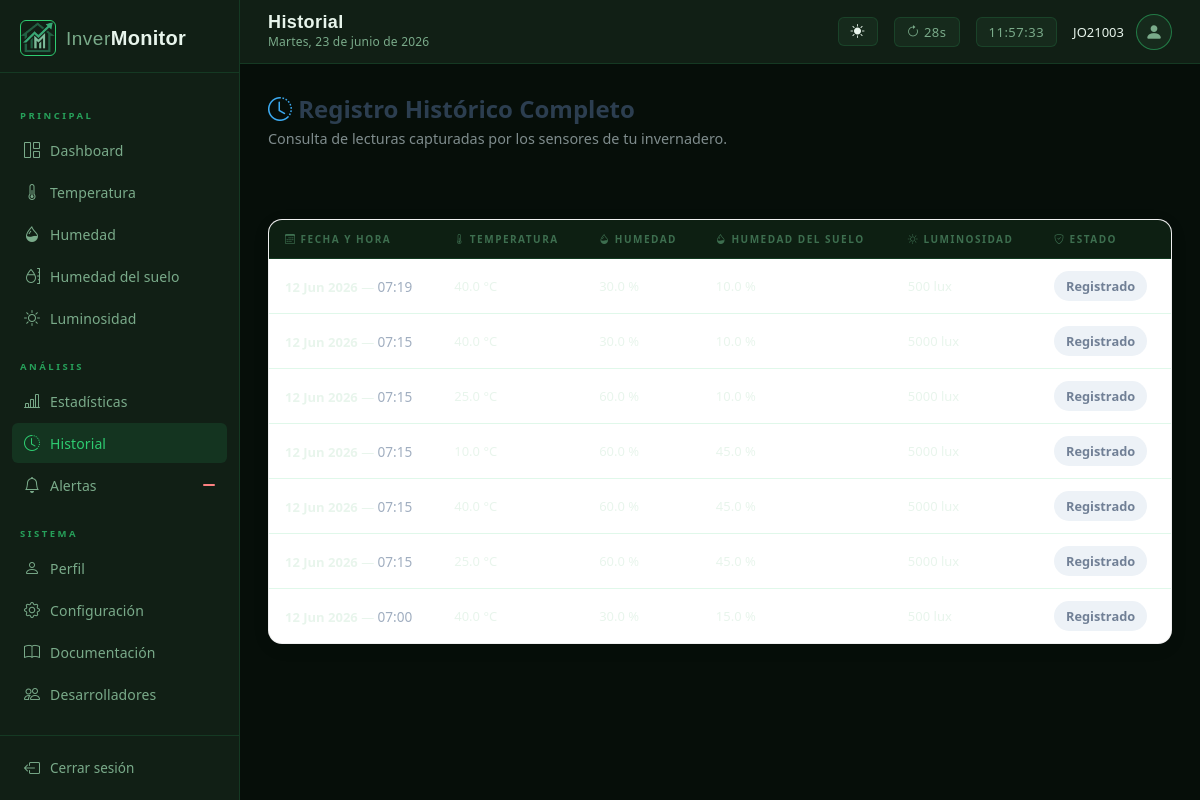
The app's page /historial/ (signed in), older data.
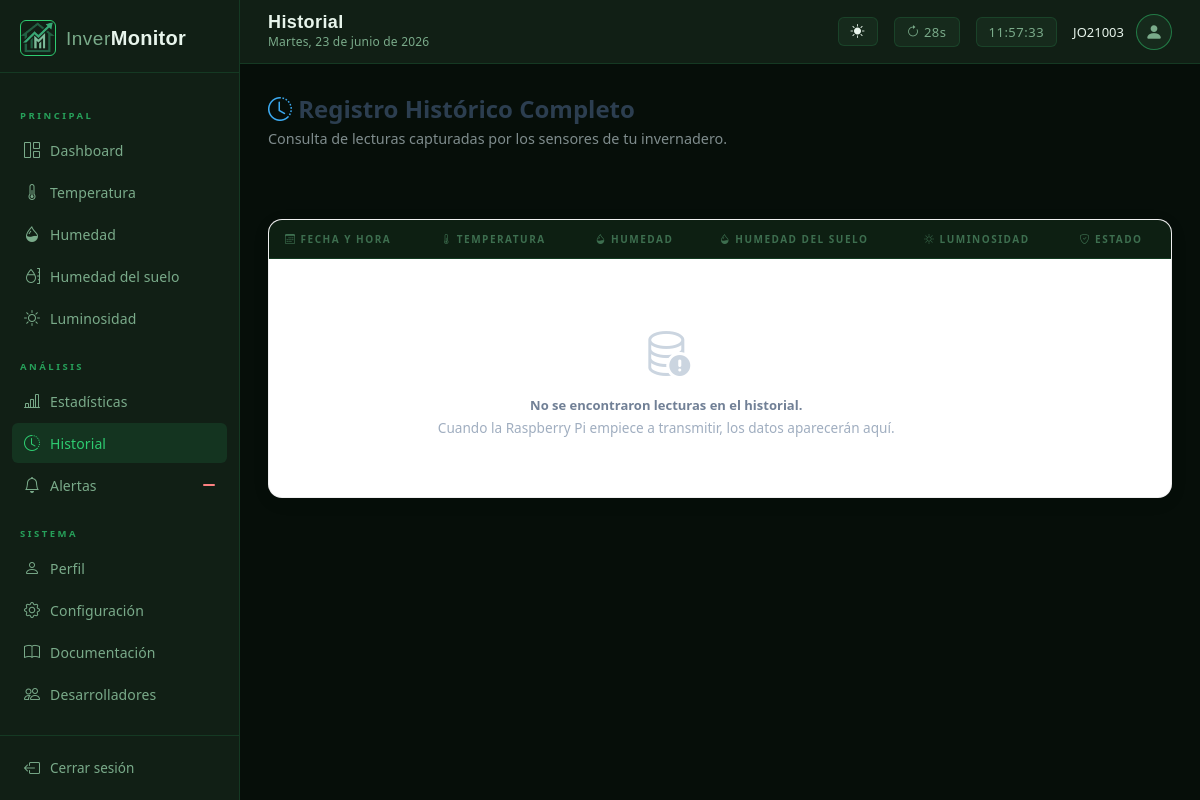
The same page, newer data.
### AppInverMonitor/models.py (models this page shows, shortened)
class RegistroSensor(models.Model):
    usuario       = models.ForeignKey(User, on_delete=models.CASCADE, related_name='registros')
    fecha_hora    = models.DateTimeField(auto_now_add=True, db_index=True)
    temperatura   = models.FloatField()
    humedad       = models.FloatField()
    luminosidad   = models.IntegerField()
    humedad_suelo = models.FloatField()
    class Meta:
        ordering = ['-fecha_hora']
        verbose_name = "Registro de Sensor"
        verbose_name_plural = "Registros de Sensor"

### AppInverMonitor/viewHistorial.py (the view)
# urls.py: path('historial/', viewHistorial.Historial, name='historial'),
@login_required(login_url='login')
def Historial(request):
    registros = request.user.registros.all()
    config = getattr(request.user, 'config_alarma', None)
    return render(request, 'historial.html', {
        'registros': registros,
        'config': config
    })

### AppInverMonitor/Templates/historial.html (shortened to what this page needs)
{% extends "base.html" %}
{% load static %}
{% block content %}
<link rel="stylesheet" href="{% static 'CSS/historial.css' %}">
<link rel="stylesheet" href="{% static 'CSS/dashboard.css' %}">
<head>
</head>
<aside class="sidebar" id="sidebar">
    <div class="sidebar-marca">
        <img src="{% static 'IMG/logo.png' %}" alt="InverMonitor Logo" class="nav-logo-icono">
        <span>Inver<strong>Monitor</strong></span>
    </div>
    <nav class="sidebar-nav">
        <p class="etiqueta-grupo">Principal</p>
        <a href="{% url 'dashboard' %}" class="item-nav">
            <i class="bi bi-grid-1x2"></i><span>Dashboard</span>
        </a>
        <a href="{% url 'temperatura' %}" class="item-nav">
            <i class="bi bi-thermometer-half"></i><span>Temperatura</span>
        </a>
        <a href="{% url 'humedad' %}" class="item-nav">
            <i class="bi bi-droplet-half"></i><span>Humedad</span>
        </a>
        <a href="{% url 'humedadSuelo' %}" class="item-nav">
            <i class="bi bi-moisture"></i><span>Humedad del suelo</span>
        </a>
        <a href="{% url 'luminosidad' %}"class="item-nav">
            <i class="bi bi-brightness-high"></i><span>Luminosidad</span>
        </a>
        <p class="etiqueta-grupo">Análisis</p>
        <a href="{% url 'estadistica' %}" class="item-nav">
            <i class="bi bi-bar-chart-line"></i><span>Estadísticas</span>
        </a>
        <a href="{% url 'historial' %}" class="item-nav activo">
            <i class="bi bi-clock-history"></i><span>Historial</span>
        </a>
        <a href="{% url 'notificaciones' %}" class="item-nav">
            <i class="bi bi-bell"></i><span>Alertas</span>
            <span class="insignia-nav"></span>
        </a>
        <p class="etiqueta-grupo">Sistema</p>
        <a href="{% url 'perfil' %}" class="item-nav">
            <i class="bi bi-person"></i><span>Perfil</span>
        </a>
        <a href="{% url 'configuracion' %}" class="item-nav">
            <i class="bi bi-gear"></i><span>Configuración</span>
        </a>
        <a href="{% url 'documentacion' %}" class="item-nav">
            <i class="bi bi-book"></i><span>Documentación</span>
        </a>
        <a href="{% url 'desarrolladores' %}" class="item-nav">
            <i class="bi bi-people"></i><span>Desarrolladores</span>
        </a>
    </nav>
    <div class="pie-sidebar">
        <form method="POST" action="{% url 'logout' %}" style="width:100%;">
            <button type="submit" class="boton-salir">
                <i class="bi bi-box-arrow-left"></i><span>Cerrar sesión</span>
            </button>
        </form>
    </div>
</aside>
<main class="main" id="main">
    <header class="topbar">
        <div class="topbar-izquierda">
            <div class="topbar-titulo">
                <h1 class="titulo-pagina">Historial</h1>
                <p class="subtitulo-pagina" id="currentDate"></p>
            </div>
        </div>
        <div class="topbar-derecha">
            <button class="boton-tema" id="botonTema" title="Cambiar tema"><i class="bi bi-brightness-high-fill"></i></button>
            <div class="reloj-topbar" id="clockDisplay">00:00:00</div>
            <div class="usuario-topbar">
                <div class="info-usuario">
                    <span class="nombre-usuario">{{ user.get_full_name|default:user.username }}</span>
                </div>
                <div class="avatar-usuario">
                    {% if user.profile.photo %}
                        <img src="{{ user.profile.photo.url }}" alt="Foto de perfil">
                    {% else %}
                        <i class="bi bi-person-fill"></i>
                    {% endif %}
                </div>
            </div>
        </div>
    </header>
    <div class="contenido">
        <div class="historial-header" style="margin-bottom: 24px;">
            <h2 style="font-size: 1.5rem; color: var(--color-texto-principal, #2c3e50); margin: 0;">
                <i class="bi bi-clock-history" style="color: var(--color-azul, #3498db);"></i> Registro Histórico Completo
            </h2>
            <p style="color: #7f8c8d; margin: 4px 0 0 0; font-size: 0.9rem;">Consulta de lecturas capturadas por los sensores de tu invernadero.</p>
        </div>
        <div class="tarjeta-historial">
            <div class="tabla-contenedor">
                <table class="tabla-datos">
                    <thead>
                        <tr>
                            <th><i class="bi bi-calendar3"></i> Fecha y Hora</th>
                            <th><i class="bi bi-thermometer-half"></i> Temperatura</th>
                            <th><i class="bi bi-droplet-half"></i> Humedad</th>
                            <th><i class="bi bi-droplet-half"></i> Humedad del suelo</th>
                            <th><i class="bi bi-brightness-high"></i> Luminosidad</th>
                            <th><i class="bi bi-shield-check"></i> Estado</th>
                        </tr>
                    </thead>
                    <tbody>
                        {% for registro in registros %}
                        <tr>
                            <td class="col-fecha"><strong>{{ registro.fecha_hora|date:"d M Y" }}</strong> — <span class="texto-atenuado">{{ registro.fecha_hora|date:"H:i" }}</span></td>
                            <td>
                                <span class="valor-celda {% if config and registro.temperatura > config.temp_max or registro.temperatura < config.temp_min %}alerta-critica-texto{% endif %}">
                                </span>
                            </td>
                            <td>
                                <span class="valor-celda {% if config and registro.humedad > config.hum_max or registro.humedad < config.hum_min %}alerta-critica-texto{% endif %}">
                                </span>
                            </td>
                            <td>
                                <span class="valor-celda {% if config and registro.humedad > config.hum_max or registro.humedad < config.hum_min %}alerta-critica-texto{% endif %}">
                                </span>
                            </td>
                            <td>
                                <span class="valor-celda {% if config and registro.luminosidad > config.lux_max or registro.luminosidad < config.lux_min %}alerta-critica-texto{% endif %}">
                                </span>
                            </td>
                            <td>
                                {% if config %}
                                    {% if registro.temperatura > config.temp_max or registro.temperatura < config.temp_min or registro.humedad > config.hum_max or registro.humedad < config.hum_min or registro.luminosidad > config.lux_max or registro.luminosidad < config.lux_min %}
                                        <span class="insignia-estado estado-alerta"><i class="bi bi-exclamation-triangle-fill"></i> Fuera de rango</span>
                                    {% else %}
                                        <span class="insignia-estado estado-optimo"><i class="bi bi-check-circle-fill"></i> Óptimo</span>
                                    {% endif %}
                                {% else %}
                                    <span class="insignia-estado estado-neutral">Registrado</span>
                                {% endif %}
                            </td>
                        </tr>
                        {% empty %}
                        <tr>
                            <td colspan="5" class="tabla-vacia">
                                <i class="bi bi-database-exclamation"></i>
                                <p>No se encontraron lecturas en el historial.</p>
                                <span class="texto-atenuado">Cuando la Raspberry Pi empiece a transmitir, los datos aparecerán aquí.</span>
                            </td>
                        </tr>
                        {% endfor %}
                    </tbody>
                </table>
            </div>
        </div>
    </div>
</main>
{% endblock %}

### AppInverMonitor/Templates/base.html (shortened to what this page needs)
{% load static %}
<!DOCTYPE html>
<html lang="en">
<head>
    <link rel="stylesheet" href="{% static 'CSS/colores.css' %}">
    <link rel="stylesheet" href="{% static 'CSS/home.css' %}">
    <link rel="stylesheet" href="{% static 'CSS/register.css' %}">
    <link rel="stylesheet" href="{% static 'CSS/Componentes/animaciones.css' %}">
    <link href="https://cdn.jsdelivr.net/npm/bootstrap-icons@1.11.3/font/bootstrap-icons.min.css" rel="stylesheet">
</head>
    {% block content %}
    {% endblock %}
    {% block dashboard %}
        <link rel="stylesheet" href="{% static 'CSS/Componentes/topbar.css' %}">
    {% endblock %}
</html>

### AppInverMonitor/Static/CSS/Colores.css (style rules this page uses)
:root { --verde-principal: #1a7a4a; --verde-claro: #2ecc71; --verde-oscuro: #0d4a2a; --verde-neon: #39ff8f; --fondo-oscuro: #060e09; --fondo-panel: #0d1f12; --fondo-tarjeta: #111f15; --texto-principal: #e8f5ec; --texto-secundario: #7aab8a; --texto-tenue: #3d6e4f; --borde-sutil: rgba(46, 204, 113, 0.15); --borde-activo: rgba(46, 204, 113, 0.5); --acento-ambar: #f0a500; --acento-azul: #3daaf0; }

### AppInverMonitor/Static/CSS/home.css (style rules this page uses)
* { margin: 0; padding: 0; box-sizing: border-box; }
html { scroll-behavior: smooth; }
.nav-logo-icono { width: 36px; height: 36px; border: 1px solid var(--verde-claro); border-radius: 6px; display: flex; align-items: center; justify-content: center; position: relative; overflow: hidden; }
.nav-logo-icono::before { content: ''; position: absolute; width: 18px; height: 18px; border: 2px solid var(--verde-neon); border-radius: 50%; animation: pulso-logo 2s ease-in-out infinite; }
.nav-logo-icono::after { content: ''; position: absolute; width: 6px; height: 6px; background: var(--verde-neon); border-radius: 50%; animation: pulso-logo 2s ease-in-out infinite 0.5s; }

### AppInverMonitor/Static/CSS/historial.css (style rules this page uses)
.tarjeta-historial { background: #ffffff; border-radius: 14px; box-shadow: 0 4px 20px rgba(0, 0, 0, 0.05); border: 1px solid rgba(0, 0, 0, 0.06); overflow: hidden; margin-top: 15px; }
.tabla-contenedor { width: 100%; overflow-x: auto; }
.tabla-datos { width: 100%; border-collapse: collapse; text-align: left; font-size: 0.95rem; }
.tabla-datos th { background-color: #f8f9fa; color: #5c6b73; padding: 16px 20px; font-weight: 600; border-bottom: 2px solid #edf2f7; white-space: nowrap; }
.tabla-datos td { padding: 16px 20px; border-bottom: 1px solid #edf2f7; color: #2d3748; }
.texto-atenuado { color: #a0aec0; font-size: 0.85rem; }
.tabla-vacia { text-align: center; padding: 60px 20px !important; color: #a0aec0; }
.tabla-vacia i { font-size: 3rem; display: block; margin-bottom: 12px; color: #cbd5e0; }
.tabla-vacia p { margin: 0 0 4px 0; font-weight: 600; color: #718096; }

### AppInverMonitor/Static/CSS/Componentes/topbar.css (style rules this page uses)
.topbar { height: var(--alto-topbar); background: var(--fondo-tarjeta); border-bottom: 1px solid var(--borde); display: flex; align-items: center; justify-content: space-between; padding: 0 28px; position: sticky; top: 0; z-index: 50; gap: 16px; transition: background 0.3s ease; }
.topbar-izquierda { display: flex; align-items: center; gap: 16px; }
.titulo-pagina { font-family: var(--fuente-titulo); font-size: 18px; font-weight: 700; color: var(--texto); line-height: 1.1; }
.subtitulo-pagina { font-size: 12px; color: var(--texto-secundario); font-weight: 300; }
.topbar-derecha { display: flex; align-items: center; gap: 16px; }
.boton-tema { background: var(--fondo-resaltado); border: 1px solid var(--borde); border-radius: var(--radio-sm); padding: 6px 12px; font-size: 14px; color: var(--texto); transition: background 0.2s, border-color 0.2s; line-height: 1; cursor: pointer; }
.reloj-topbar { font-size: 13px; color: var(--texto-secundario); font-variant-numeric: tabular-nums; letter-spacing: 0.5px; background: var(--fondo-resaltado); border: 1px solid var(--borde); padding: 5px 12px; border-radius: var(--radio-sm); }
.usuario-topbar { display: flex; align-items: center; gap: 12px; }
.info-usuario { text-align: right; }
.nombre-usuario { display: block; font-size: 13px; font-weight: 500; color: var(--texto); }
.avatar-usuario { width: 36px; height: 36px; border-radius: 50%; background: var(--fondo-resaltado); border: 1px solid var(--borde-activo); display: flex; align-items: center; justify-content: center; overflow: hidden; color: var(--texto-secundario); font-size: 18px; flex-shrink: 0; }

Row changes from the older to the newer data that the page shows:
removed RegistroSensor: fecha_hora "07:19"
removed RegistroSensor: fecha_hora "07:15"
removed RegistroSensor: fecha_hora "07:15"
removed RegistroSensor: fecha_hora "07:15"
removed RegistroSensor: fecha_hora "07:15"
removed RegistroSensor: fecha_hora "07:15"
removed RegistroSensor: fecha_hora "07:00"
Text that changed along with them:
text now shown: "No se encontraron lecturas en el historial. Cuando la Raspberry Pi empiece a transmitir, los datos aparecerán aquí."
